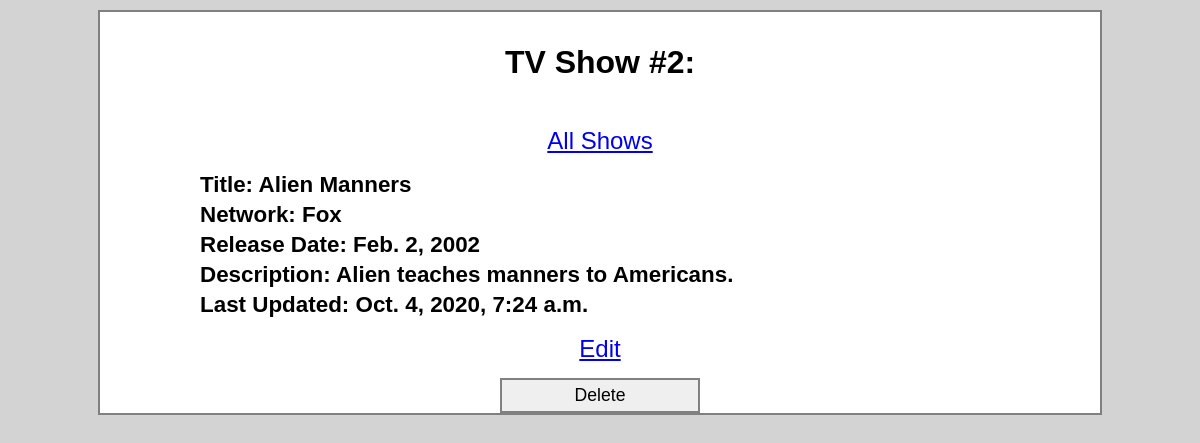
Page /shows/2 on the committed database.
### shows/models.py (models this page shows)
class Show(models.Model):
    title = models.CharField(max_length = 255)
    network = models.CharField(max_length = 64)
    release_date = models.DateField()
    description = models.TextField()
    created_at = models.DateTimeField(auto_now_add=True)
    updated_at = models.DateTimeField(auto_now=True)
    objects = ShowManager()

### shows/views.py (the view)
# urls.py: path('shows/<int:show_id>', views.one_show), # template
def one_show(request, show_id):
    context = {
        "one_show": Show.objects.get(id=show_id)
    }
    return render(request, 'one_show.html', context)

### shows/templates/one_show.html (shortened to what this page needs)
<!DOCTYPE html>
<html lang="en">
<head>
    {% load static %}
    <link rel="stylesheet" href="{% static 'css/shows.css' %}">
</head>
<body>
    <div class="mainwrapper">
        <h1>TV Show #{{ one_show.id }}:</h1>
        <a href="/shows">All Shows</a>
        <h3>Title: {{ one_show.title }}</h3>
        <h3>Network: {{ one_show.network }}</h3>
        <h3>Release Date: {{ one_show.release_date }}</h3>
        <p><strong>Description: {{ one_show.description }}</strong></p>
        <h4>Last Updated: {{ one_show.updated_at }}</h4>
        <a href="/shows/{{one_show.id}}/edit">Edit</a>
        <div class="smallDelete">
            <form action="/shows/{{one_show.id}}/destroy" method="POST">
                <input class="deleteButton" type="submit" value="Delete">
            </form>
        </div>
    </div>
</body>
</html>

### shows/static/css/shows.css (style rules this page uses)
* { outline: 0; padding: 0; margin: 0; border: 0; }
body { font-family: 'Gill Sans', 'Gill Sans MT', Calibri, 'Trebuchet MS', sans-serif; background-color: lightgray; }
.mainwrapper { width: 1000px; margin: 10px auto; border: 2px solid grey; background-color: white; }
h1 { text-align: center; line-height: 100px; }
a { font-size: 1.5em; display: block; margin: 15px; text-align: center; }
input, textarea { display: inline-block; padding: 5px 10px; width: 20%; text-align: left; font-size: 1.1em; border: 2px solid grey; }
.deleteButton { width: 100%; text-align: center; }
h3, h4, p { line-height: 30px; margin: 0 0 0 10%; font-size: 1.4em; }
.smallDelete { margin: 0 auto; width: 20%; text-align: center; }

### rows in the picture
Show: id "2", title "Alien Manners", network "Fox", release_date "Feb. 2, 2002", description "Alien teaches manners to Americans.", updated_at "Oct. 4, 2020, 7:24 a.m."
